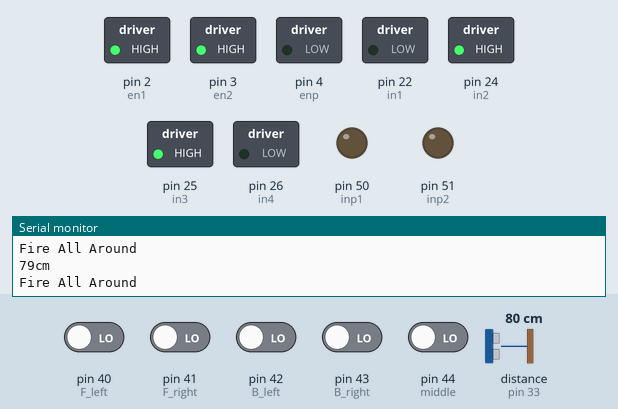
Simulated run of this sketch. Board: Arduino Mega 2560, built with avr-gcc and run on an emulated ATmega2560. Shown: switched loads named in the sketch (green lamp = pin HIGH), output pins drawn as LEDs (lit = HIGH), the last lines printed to the serial monitor. Wiring (inferred from the names in the program): ultrasonic range finder: trigger pin 32; echo pin 33. The inputs (shaded band) are chosen by the test bench; at power-on: pin 40 (F_left), pin 41 (F_right), pin 42 (B_left), pin 43 (B_right), pin 44 (middle) LOW, distance to the obstacle (sensor on pin 33) 80 cm. The echo pulse lasts 58.3 µs per cm; pins used as bus, display or sensor lines are not drawn.

Above: at 1.2 s.
1.3 s: distance to the obstacle (sensor on pin 33) set to 19 cm
2.8 s: distance to the obstacle (sensor on pin 33) set to 15 cm
At 3.3 s:
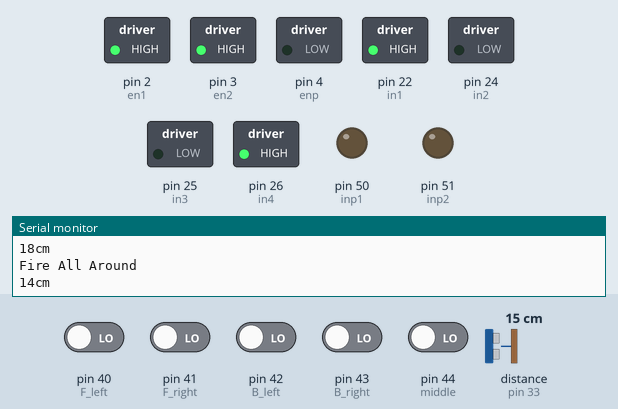
4.3 s: distance to the obstacle (sensor on pin 33) set to 18 cm
At 5.9 s:
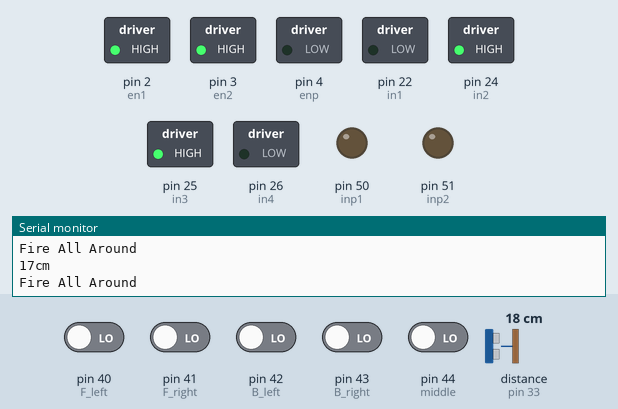
7.0 s: distance to the obstacle (sensor on pin 33) set to 2 cm
At 8.1 s:
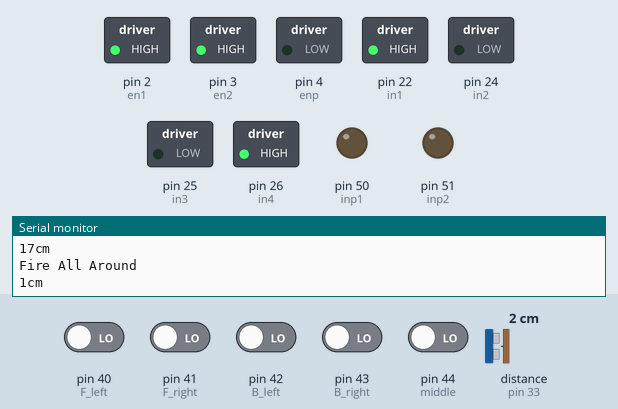
8.5 s: pin 40 (F_left) driven HIGH and pin 41 (F_right) driven HIGH and pin 42 (B_left) driven HIGH and pin 43 (B_right) driven HIGH and pin 44 (middle) driven HIGH
11.5 s: pin 44 (middle) driven LOW
At 14.6 s:
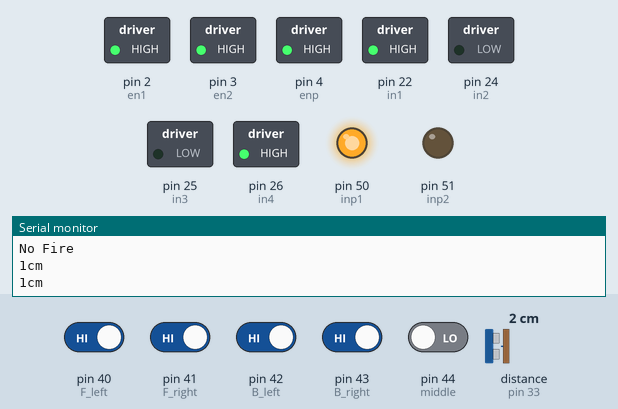
Timing chart, 0 to 22.0 s (numbered marks = the images above; inputs shaded):
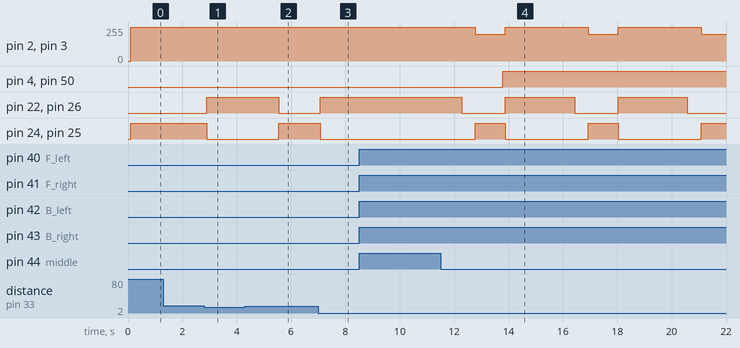

Measured:
- the behaviour switches between 17 and 16 cm on distance to the obstacle (sensor on pin 33) (found by bisection; images 0 and 1)
- after the input at 2.8 s, pin 22 (in1), pin 26 (in4): LOW → HIGH after 0.10 s; pin 24 (in2), pin 25 (in3): HIGH → LOW after 0.10 s
- after the input at 4.3 s, pin 22 (in1), pin 26 (in4): HIGH → LOW after 1.3 s; pin 24 (in2), pin 25 (in3): LOW → HIGH after 1.3 s
- after the input at 7.0 s, pin 22 (in1), pin 26 (in4): LOW → HIGH after 0.08 s; pin 24 (in2), pin 25 (in3): HIGH → LOW after 0.08 s
- after the input at 11.5 s, pin 2 (en1), pin 3 (en2): alternates 255/255 for 3.1 s and 200/255 for 1.1 s, starting after 1.3 s

The sketch:

RobotCodeCompiled.ino
```cpp
// motor driver pins
int en1 = 2;
int en2 = 3;
int in1 = 22;
int in2 = 24;
int in3 = 25;
int in4 = 26;

// pump pins
int enp = 4;
int inp1 = 50;
int inp2 = 51;

// flame sensor pins
int F_left = 40;
int F_right = 41;
int B_left = 42;
int B_right = 43;
int middle = 44;
int F_leftR;
int F_rightR;
int B_leftR;
int B_rightR;
int middleR;

// ultrasonic sensor pins and definition
int trigPin = 32;    // Trigger
int echoPin = 33  ;    // Echo
long duration, cm, inches;

void setup() {
  Serial.begin(9600);
  // put your setup code here, to run once:
  // dc motors
  pinMode(en1, OUTPUT);
  pinMode(en2, OUTPUT);
  pinMode(in1, OUTPUT);
  pinMode(in2, OUTPUT);
  pinMode(in3, OUTPUT);
  pinMode(in4, OUTPUT);

  //pump
  pinMode(enp, OUTPUT);
  pinMode(inp1, OUTPUT);
  pinMode(inp2, OUTPUT);

  // flame sensors
  pinMode(F_left, INPUT);
  pinMode(F_right, INPUT);
  pinMode(B_left, INPUT);
  pinMode(B_right, INPUT);
  pinMode(middle, INPUT);

  // ultrasonic sensors
  pinMode(trigPin, OUTPUT);
  pinMode(echoPin, INPUT);
}

void water_pump()
{
  analogWrite(enp, 255);
  digitalWrite(inp1, HIGH);
  digitalWrite(inp2, LOW);
}

void forward_motor()
{
  // motor 1
  analogWrite(en1, 255);
  digitalWrite(in1, LOW);
  digitalWrite(in2, HIGH);
  // motor 2
  analogWrite(en2, 255);
  digitalWrite(in3, HIGH);
  digitalWrite(in4, LOW);
}

void reverse_motor()
{
  // motor 1
  analogWrite(en1, 255);
  digitalWrite(in1, HIGH);
  digitalWrite(in2, LOW);
  // motor 2
  analogWrite(en2, 255);
  digitalWrite(in3, LOW);
  digitalWrite(in4, HIGH);
  delay(2550);
}

void turn_left()
{
  // motor 1
  analogWrite(en1, 255);
  digitalWrite(in1, HIGH);
  digitalWrite(in2, LOW);
  // motor 2
  analogWrite(en2, 255);
  digitalWrite(in3, HIGH);
  digitalWrite(in4, LOW);
  if (F_leftR == 1 && F_rightR == 1 && B_leftR == 1 && B_rightR == 1)
  {
    // motor 1
    analogWrite(en1, 255);
    digitalWrite(in1, LOW);
    digitalWrite(in2, LOW);
    // motor 2
    analogWrite(en2, 255);
    digitalWrite(in3, LOW);
    digitalWrite(in4, LOW);

    water_pump();
  }
}

void turn_right()
{
  // motor 1
  analogWrite(en1, 255);
  digitalWrite(in1, LOW);
  digitalWrite(in2, HIGH);
  // motor 2
  analogWrite(en2, 255);
  digitalWrite(in3, LOW);
  digitalWrite(in4, HIGH);

  if (F_leftR == 1 && F_rightR == 1 && B_leftR == 1 && B_rightR == 1)
  {
    // motor 1
    analogWrite(en1, 255);
    digitalWrite(in1, LOW);
    digitalWrite(in2, LOW);
    // motor 2
    analogWrite(en2, 255);
    digitalWrite(in3, LOW);
    digitalWrite(in4, LOW);

    water_pump();
  }
}

void stop_motor()
{
    // motor 1
    analogWrite(en1, 255);
    digitalWrite(in1, LOW);
    digitalWrite(in2, LOW);
    // motor 2
    analogWrite(en2, 255);
    digitalWrite(in3, LOW);
    digitalWrite(in4, LOW);
}

void loop()
{
  // put your main code here, to run repeatedly:
  // flame sensors
  F_leftR = digitalRead(F_left);
  F_rightR = digitalRead(F_right);
  B_leftR = digitalRead(B_left);
  B_rightR = digitalRead(B_right);
  middleR = digitalRead(middle);

  if (F_leftR == 1 && F_rightR == 1 && B_leftR == 1 && B_rightR == 1 && middleR == 1)
  {
    Serial.println("No Fire");
  }
  else if (F_leftR == 1 && B_leftR == 1 && B_rightR == 1 && middleR == 1)
  {


    turn_right();
    delay(2550);


  }
  else if (F_rightR == 1 && B_leftR == 1 && B_rightR == 1 && middleR == 1)
  {


    turn_left();
    delay(2550);


  }
  else if (F_leftR == 1 && F_rightR == 1 && B_leftR == 1 && middleR == 1)
  {

   turn_right();
   delay(4000);


  }
  else if (F_leftR == 1 && F_rightR == 1 && B_rightR == 1 && middleR == 1)
  {


    turn_left();
    delay(4000);


  }
  else if (F_leftR == 1 && F_rightR == 1 && B_leftR == 1 && B_rightR == 1)
  {
    // motor 1
   analogWrite(en1, 255);
   digitalWrite(in1, LOW);
   digitalWrite(in2, LOW);
   // motor 2
   analogWrite(en2, 255);
   digitalWrite(in3, LOW);
   digitalWrite(in4, LOW);
   delay(500);
   analogWrite(en1, 200);
   digitalWrite(in1, LOW);
   digitalWrite(in2, HIGH);
   // motor 2
   analogWrite(en2, 200);
   digitalWrite(in3, HIGH);
   digitalWrite(in4, LOW);
   delay(1000);

    water_pump();
  }
  else
  {
    Serial.println("Fire All Around");
  }

  // ultrasonic sensor
  delay(100);
  // The sensor is triggered by a HIGH pulse of 10 or more microseconds.
  // Give a short LOW pulse beforehand to ensure a clean HIGH pulse:
  digitalWrite(trigPin, LOW);
  delayMicroseconds(5);
  digitalWrite(trigPin, HIGH);
  delayMicroseconds(10);
  digitalWrite(trigPin, LOW);

  // Read the signal from the sensor: a HIGH pulse whose
  // duration is the time (in microseconds) from the sending
  // of the ping to the reception of its echo off of an object.
  pinMode(echoPin, INPUT);
  duration = pulseIn(echoPin, HIGH);

  // Convert the time into a distance
  cm = (duration/2) / 29.1;     // Divide by 29.1 or multiply by 0.0343
  Serial.print(cm);
  Serial.print("cm");
  Serial.println();
  if (cm > 15)
  {
   forward_motor();
  }
  else
  {
   reverse_motor();
  }

}
```
